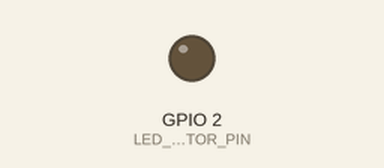
This sketch was run on a simulated ESP8266 (NodeMCU). Shown: output pins drawn as LEDs (lit = HIGH).

Above: at 0.5 s.
At 3.0 s:
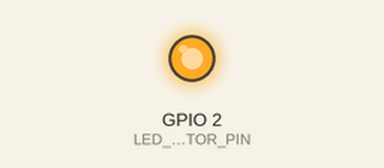
Timing chart, 0 to 6.5 s (numbered marks = the images above):
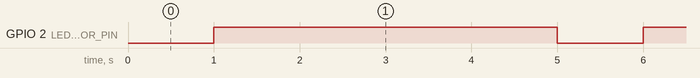

Measured:
- by itself, GPIO 2 (LED_INDICATOR_PIN): alternates HIGH for 4.0 s and LOW for 1.0 s

The sketch:

_empty.ino
```cpp
/*
  PIN CONNECTIONS
  -------------------------------
  -------------------------------
  -------------------------------

*/

//= DEFINES ========================================================================================
#if defined(ESP8266)
  // interrupt handler and related code must be in RAM on ESP8266,
  // according to issue #46.
  #define RECEIVE_ATTR ICACHE_RAM_ATTR
  #define VAR_ISR_ATTR
  #define HIGH 0x0
  #define LOW  0x1
#endif

//= INCLUDES =======================================================================================


//= CONSTANTS ======================================================================================
const int LED_INDICATOR_PIN = LED_BUILTIN;  // choose the pin for the LED


//= VARIABLES ======================================================================================
volatile int ledState = HIGH;


//==================================================================================================
//**************************************************************************************************
void setup() {
  // Open serial communications and wait for port to open:
  Serial.begin(57600);
  // initialize digital pin LED_INDICATOR_PIN as an output.
  pinMode(LED_INDICATOR_PIN, OUTPUT);
}
//**************************************************************************************************
//==================================================================================================
void loop() {
  // put your main code here, to run repeatedly
  ledState = HIGH;
  digitalWrite(LED_INDICATOR_PIN, ledState);
  delay(1000);

  ledState = LOW;
  digitalWrite(LED_INDICATOR_PIN, ledState);
  delay(4000);
}
//==================================================================================================
```
